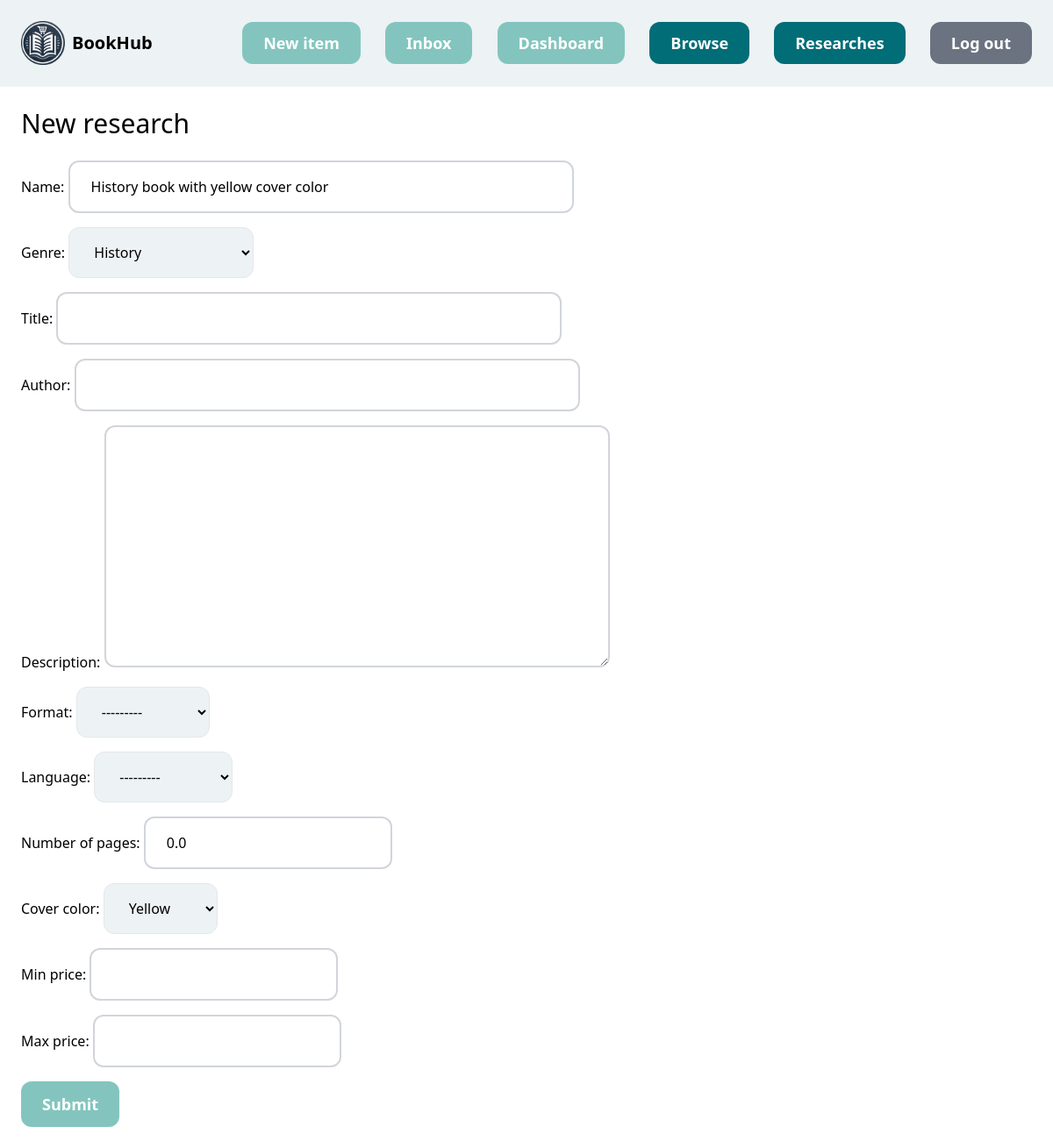
Screenshot of /edit/1/ (signed in) with the database file from the repository.
### config/models.py (models this page shows, shortened)
class UserQuery(models.Model):
    name = models.CharField(max_length=255, blank=True, null=True)
    user = models.ForeignKey(User, on_delete=models.CASCADE)
    genre = models.ForeignKey(Genre, related_name='user_queries', on_delete=models.CASCADE, blank=True, null=True)
    title = models.CharField(max_length=255, blank=True, null=True)
    author = models.CharField(max_length=255, blank=True, null=True)
    description = models.TextField(blank=True, null=True)
    format = models.ForeignKey(Format, related_name='user_queries', on_delete=models.CASCADE, blank=True, null=True)
    language = models.ForeignKey(Language, related_name='user_queries', on_delete=models.CASCADE, blank=True, null=True)
    number_of_pages = models.FloatField(default=0.0, blank=True, null=True)
    cover_color = models.ForeignKey(CoverColor, related_name='user_queries', on_delete=models.CASCADE, blank=True,
                                    null=True)
    min_price = models.FloatField(blank=True, null=True)
    max_price = models.FloatField(blank=True, null=True)
    created_at = models.DateTimeField(auto_now_add=True)
    results = models.ManyToManyField(Item, blank=True)  # salvataggi dei risultati delle query utente
    class Meta:
        app_label = 'config'

### item/models.py (models this page shows)
class Genre(models.Model):
    name = models.CharField(max_length=255)
    class Meta:
        ordering = ('name',)
        verbose_name_plural = 'Genres'
        app_label = 'item'
    def __str__(self):
        return self.name

### config/views.py (the view)
# urls.py: path('edit/<int:query_id>/', views.edit, name='edit'),
@login_required
def edit(request, query_id):
    query = get_object_or_404(UserQuery, pk=query_id, user=request.user)
    if request.method == 'POST':
        form = EditQueryForm(request.POST, instance=query)
        if form.is_valid():
            form.save()
            return redirect(results, query_id=query.id)
    else:  # se fosse una GET request
        form = EditQueryForm(instance=query)
    return render(request, 'config/form.html', {
        'form': form,
        'title': 'New research',
    })

### item/models.py (called while the page is built)
    def __str__(self):
        return self.name

    def __str__(self):
        return self.name

    def __str__(self):
        return self.name

### config/templates/config/form.html (shortened to what this page needs)
{% extends 'core/base.html' %}
{% block content %}
    <h1 class="mb-6 text-3xl">{{ title }}</h1>
    <form method="post" action="." enctype="multipart/form-data">
        <div class="space-y-4">
            {{ form.as_p }}
        </div>
    <button class="mt-4 px-6 py-3 text-lg font-semibold bg-[#83c5be] text-white rounded-xl hover:bg-[#71a9a1]">Submit</button>
    </form>
{% endblock %}

### rows the page displays
UserQuery: name "History book with yellow cover color", genre "History", format "---------", language "---------", number_of_pages "0.0", cover_color "Yellow"

### other values shown
{{ title }} "New research"
